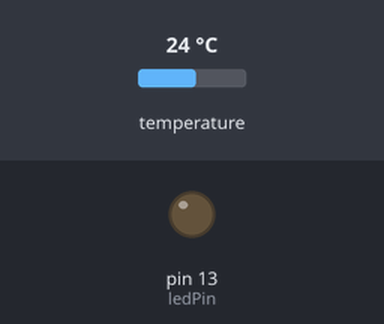
Recording of a sketch running on a simulated Arduino Uno, built with avr-gcc and run on an emulated ATmega328P. Shown: output pins drawn as LEDs (lit = HIGH). Inputs (shaded band) come from the test bench; at power-on: temperature 24 °C. The modem accepts every AT command (registered, SIM ready, sends succeed) and sends nothing else; what the sketch prints to the serial monitor is not drawn.

Above: at 8.7 s.
Timing chart, 0 to 10.2 s (numbered marks = the images above):
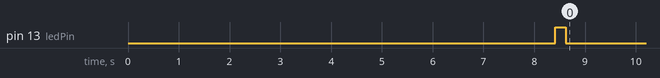

The sketch:

ThingSpeak_arduino_esp8266_ds18b20.ino
```cpp
// esp8266_test.ino
// http://electronut.in/an-iot-project-with-esp8266/
// Plot LM35 data on thingspeak.com using an Arduino and an ESP8266 WiFi
// module.
//
// Author: Mahesh Venkitachalam
// Website: electronut.in
// + http://www.instructables.com/id/ESP8266-Wifi-Temperature-Logger/?ALLSTEPS
// = this version is adapted by niq_ro (Nicu FLORICA)
// from http://arduinotehniq.com ( http://www.tehnic.go.ro & http://nicuflorica.blogspot.ro )

//#include <SoftwareSerial.h>
#include <OneWire.h>
#include <DallasTemperature.h>
#define ONE_WIRE_BUS 8
OneWire oneWire(ONE_WIRE_BUS);
DallasTemperature sensors(&oneWire);


//*-- IoT Information
#define SSID "SSID"
#define PASS "password"

#include <SoftwareSerial.h>
#include <stdlib.h>

// LED
int ledPin = 13;

// replace with your channel's thingspeak API key
String apiKey = "Write_API_Key";

// connect 10 to TX of Serial USB
// connect 11 to RX of serial USB
//SoftwareSerial ser(10, 11); // RX, TX
SoftwareSerial ser(11, 10); // RX, TX

// this runs once
void setup() {
  // initialize the digital pin as an output.
  pinMode(ledPin, OUTPUT);

  // enable debug serial
  Serial.begin(19200);
  // enable software serial
  ser.begin(19200);

sensors.begin();  //for dallas temp sensor
 // 9 bit resolution by default
  // Note the programmer is responsible for the right delay
  // we could do something usefull here instead of the delay
  int resolution = 11;
  sensors.setResolution(resolution);
  delay(750/ (1 << (12-resolution)));
//  checkSensors();   //check all available sensors and save values to RAM

  // reset ESP8266
//  ser.println("AT+RST");

   connectWiFi();
}


// the loop
void loop() {

  // blink LED on board
  digitalWrite(ledPin, HIGH);
  delay(200);
  digitalWrite(ledPin, LOW);

sensors.requestTemperatures();
  float tempC = sensors.getTempCByIndex(0);
//  tempC = DallasTemperature::toFahrenheit(tempC);
  char buffer[10];
  String strTemp = dtostrf(tempC, 4, 1, buffer);

Serial.println(strTemp);

  // TCP connection
  String cmd = "AT+CIPSTART=\"TCP\",\"";
  cmd += "184.106.153.149"; // api.thingspeak.com
  cmd += "\",80";
  ser.println(cmd);

  if(ser.find("Error")){
    Serial.println("AT+CIPSTART error");
    return;
  }

  // prepare GET string
  String getStr = "GET /update?api_key=";
  getStr += apiKey;
  getStr +="&field1=";
  getStr += String(strTemp);
  getStr += "\r\n\r\n";

  // send data length
  cmd = "AT+CIPSEND=";
  cmd += String(getStr.length());
  ser.println(cmd);

  if(ser.find(">")){
    ser.print(getStr);
  }
  else{
    ser.println("AT+CIPCLOSE");
    // alert user
    Serial.println("AT+CIPCLOSE");
  }

  // thingspeak needs 15 sec delay between updates
//  delay(16000);  // 16 seconnds interval (between send datas)
    delay(300000);  // 5 minutes (300 seconnds) interval (between send datas)
//    delay(900000);  // 15 minutes (900 seconnds) interval (between send datas)

}

boolean connectWiFi()
{
  Serial.println("AT+CWMODE=1");//WiFi STA mode - if '3' it is both client and AP
  delay(2000);
  //Connect to Router with AT+CWJAP="SSID","Password";
  // Check if connected with AT+CWJAP?
  String cmd="AT+CWJAP=\""; // Join accespoint
  cmd+=SSID;
  cmd+="\",\"";
  cmd+=PASS;
  cmd+="\"";
  sendDebug(cmd);
  delay(5000);
  if(Serial.find("OK"))
  {
     ser.println("RECEIVED: OK");
    return true;
  }
  else
  {
     ser.println("RECEIVED: Error");
    return false;
  }
}
void sendDebug(String cmd)
{
  ser.print("SEND");
  ser.println(cmd);
  Serial.println(cmd);
}
```

Measured:
- by itself, pin 13 (ledPin): LOW → HIGH at 8.4 s, → LOW 0.20 s later
